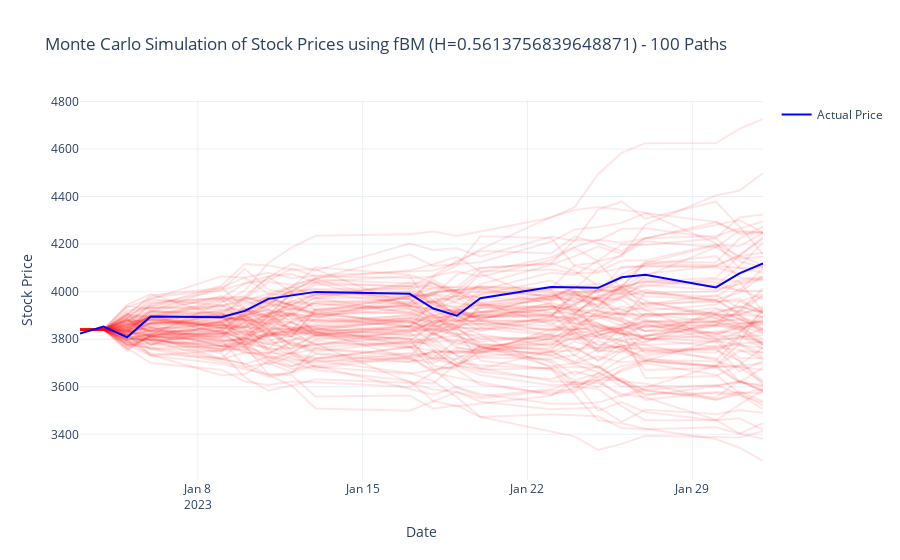

Write notebook code for a chart like this one.
### Code cell
def montecarlo_simulation_and_plot(train_data, test_data, H, num_simulations=100):
    """Perform a Monte Carlo simulation by generating multiple fBM price paths and plot them 
    alongside the actual stock prices."""
    
    # Calculate drift (μ) and volatility (σ) from training log returns
    mu = train_data["log_returns"].mean()
    sigma = train_data["log_returns"].std()
    
    n_days = len(test_data)
    time_points = np.arange(n_days)
    S0 = train_data['price'].iloc[-1]
    
    simulation_paths = []
    
    for i in range(num_simulations):
        # For each simulation, sample a new fBM path
        fbm = FractionalBrownianMotion(hurst=H, t=n_days - 1)
        fbm_values = fbm.sample(n=n_days - 2)
        fbm_values = np.insert(fbm_values, 0, 0)  # align with the time vector
        sim_prices = S0 * np.exp(mu * time_points + sigma * fbm_values)
        simulation_paths.append(sim_prices)
    
    # Create a Plotly figure for the Monte Carlo simulation
    fig = go.Figure()
    
    # Add each simulated path (using low opacity to avoid clutter)
    for i, sim_prices in enumerate(simulation_paths):
        fig.add_trace(go.Scatter(
            x=test_data.index,
            y=sim_prices,
            mode='lines',
            name=f'Simulation {i+1}',
            line=dict(color='rgba(255, 0, 0, 0.1)'),  # Red with transparency
            showlegend=False  # Hide individual simulation legends
        ))
    
    # Overlay the actual prices
    fig.add_trace(go.Scatter(
        x=test_data.index,
        y=test_data["price"],
        mode='lines',
        name='Actual Price',
        line=dict(color='blue', width=2)
    ))
    
    # Update plot layout
    fig.update_layout(
        title=f"Monte Carlo Simulation of Stock Prices using fBM (H={H}) - {num_simulations} Paths",
        xaxis_title="Date",
        yaxis_title="Stock Price",
        template="plotly_white"
    )
    
    fig.show()

montecarlo_simulation_and_plot(SNP_training_df, SNP_testing_df, SNP_hurst_est, num_simulations=100)
